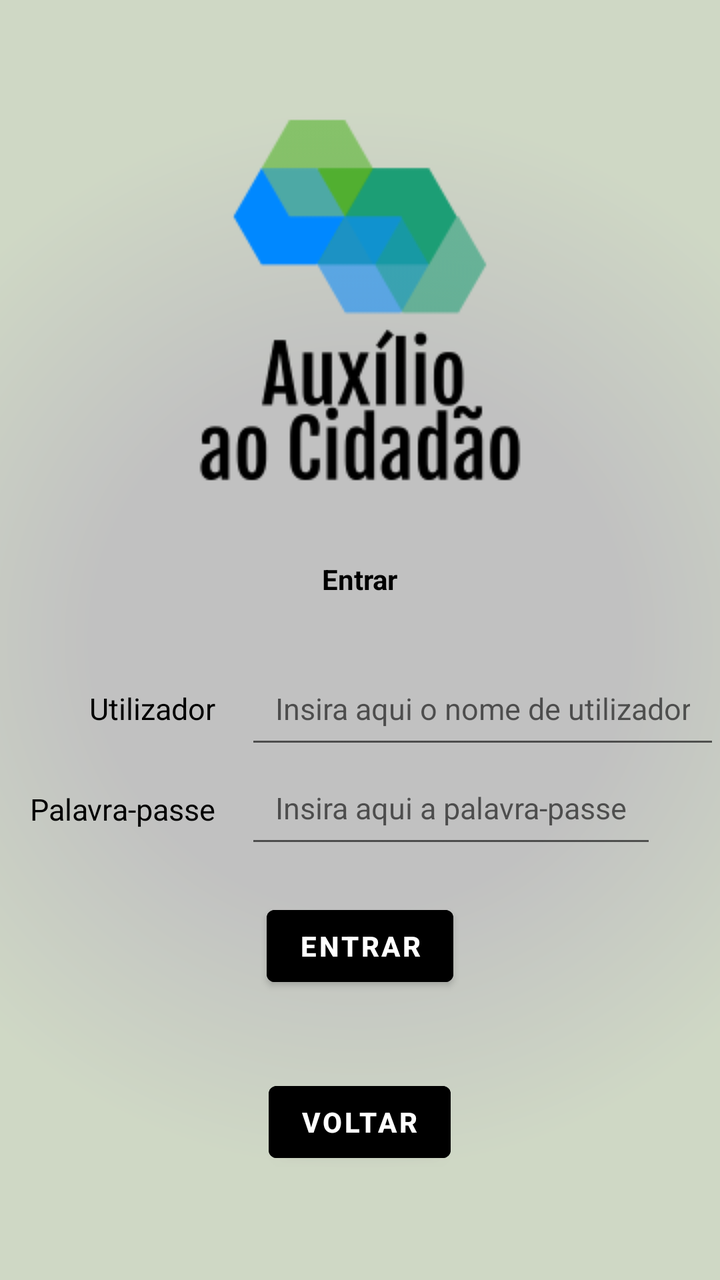
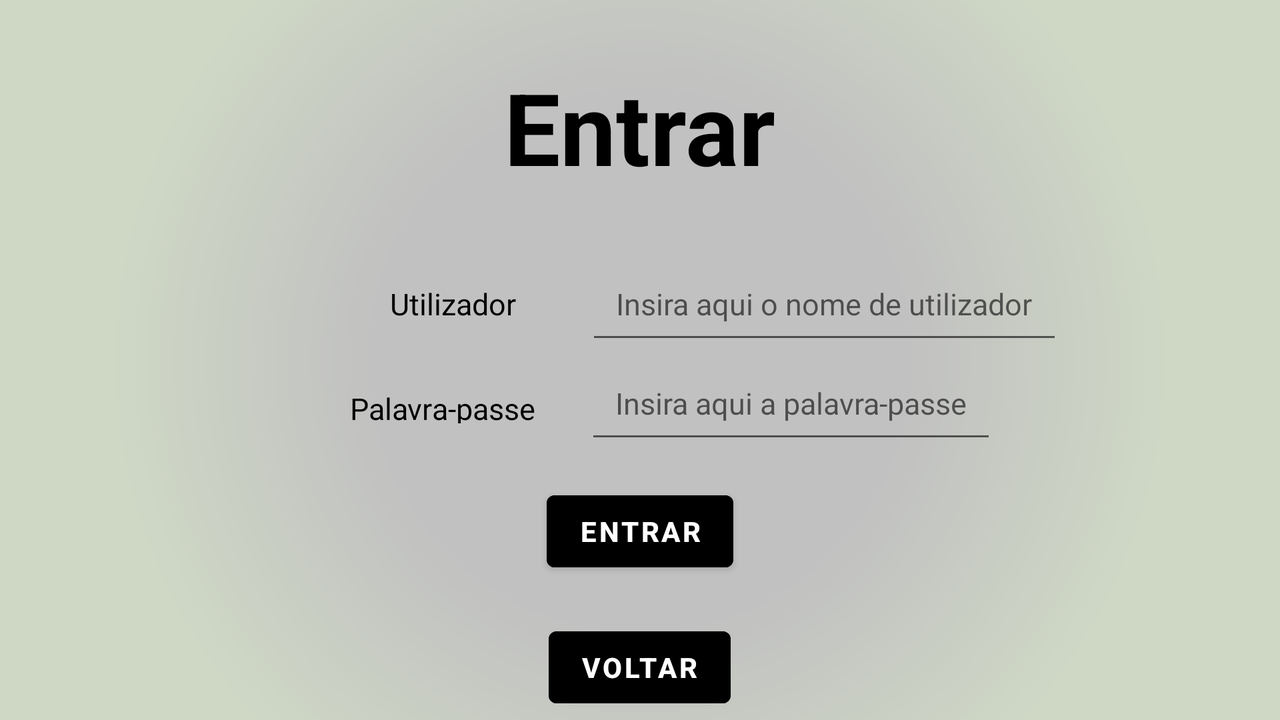

First picture: res/layout/ on a phone held upright. Second picture: the repository's own variant of that layout, on a device whose configuration matches the variant's folder. Source for both follows.
<!-- AndroidManifest.xml: application theme Theme.AuxilioCidadao -->
<!-- res/layout/activity_login.xml -->
<?xml version="1.0" encoding="utf-8"?>
<LinearLayout xmlns:android="http://schemas.android.com/apk/res/android"
    xmlns:app="http://schemas.android.com/apk/res-auto"
    xmlns:tools="http://schemas.android.com/tools"
    android:layout_width="match_parent"
    android:layout_height="match_parent"
    tools:context=".Login"
    android:orientation="vertical"
    android:background="@drawable/background_gradient">

    <ImageView
        android:id="@+id/imageViewLogin"
        android:contentDescription="@string/logo"
        android:layout_marginTop="50dp"
        android:layout_width="match_parent"
        android:layout_height="wrap_content"
        android:src="@drawable/logo_inicio" />

    <TextView
        android:id="@+id/textview_second"
        android:layout_width="wrap_content"
        android:layout_height="wrap_content"
        android:layout_gravity="center"
        android:layout_marginVertical="30dp"
        android:layout_marginTop="30dp"
        android:text="@string/msg_login_login"
        android:textColor="@color/black"
        android:textSize="@dimen/tam_titulos1"
        android:textStyle="bold" />

    <RelativeLayout
        android:layout_width="match_parent"
        android:layout_height="100dp">


        <TextView
            android:id="@+id/text_id"
            android:layout_width="wrap_content"
            android:layout_height="wrap_content"
            android:textColor="@color/black"
            android:textSize="15sp"
            android:padding="15dp"
            android:layout_alignRight="@id/text_pass"
            android:text="@string/texto_utilizador" />

        <TextView
            android:id="@+id/text_pass"
            android:layout_below="@id/text_id"
            android:layout_width="wrap_content"
            android:textColor="@color/black"
            android:textSize="15sp"
            android:padding="15dp"
            android:layout_height="wrap_content"
            android:text="@string/texto_pass" />

        <EditText
            android:id="@+id/editTextPassword"
            android:layout_width="wrap_content"
            android:layout_height="wrap_content"
            android:padding="15dp"
            android:hint="@string/hint_pass"
            android:layout_below="@id/editTextId"
            android:textSize="15sp"
            android:inputType="textPassword"
            android:layout_toRightOf="@id/text_pass"/>

        <EditText
            android:id="@+id/editTextId"
            android:padding="15dp"
            android:layout_width="wrap_content"
            android:layout_height="wrap_content"
            android:inputType="textPersonName"
            android:hint="@string/hint_id"
            android:textSize="15sp"
            android:layout_toRightOf="@id/text_id"/>
    </RelativeLayout>

    <Button
        android:id="@+id/buttonEntrar"
        android:layout_width="wrap_content"
        android:layout_height="wrap_content"
        android:text="@string/msg_login_login"
        android:backgroundTint="@color/buttons"
        android:layout_marginTop="20dp"
        android:textStyle="bold"
        android:layout_gravity="center"/>

    <Button
        android:id="@+id/buttonVoltar"
        android:layout_width="wrap_content"
        android:layout_marginTop="40dp"
        android:textStyle="bold"
        android:layout_height="wrap_content"
        android:text="@string/msg_voltar"
        android:backgroundTint="@color/buttons"
        android:layout_gravity="center"
        />


</LinearLayout>
<!-- resources referenced by this layout -->
<resources>
  <color name="black">#FF000000</color>
  <!-- drawable background_gradient (drawable) -->
  <?xml version="1.0" encoding="utf-8"?>
  <shape xmlns:android="http://schemas.android.com/apk/res/android"
      android:shape="rectangle" >
  
      <gradient
          android:centerColor="#c1c1c1"
          android:endColor="#cfd8c5"
          android:gradientRadius="800"
          android:startColor="#c1c1c1"
          android:type="radial" >
      </gradient>
  
  </shape>
  <!-- drawable logo_inicio: png bitmap (drawable-v24, 8670 bytes) -->
  <string name="hint_id">Insira aqui o nome de utilizador</string>
  <string name="hint_pass">Insira aqui a palavra-passe</string>
  <string name="logo">Logo</string>
  <string name="msg_login_login">Entrar</string>
  <string name="msg_voltar">Voltar</string>
  <string name="texto_pass">Palavra-passe</string>
  <string name="texto_utilizador">Utilizador</string>
  <style name="Theme.AuxilioCidadao" parent="Theme.MaterialComponents.DayNight.DarkActionBar">
          
          <item name="colorPrimary">@color/purple_500</item>
          <item name="colorPrimaryVariant">@color/purple_700</item>
          <item name="colorOnPrimary">@color/white</item>
          
          <item name="colorSecondary">@color/teal_200</item>
          <item name="colorSecondaryVariant">@color/teal_700</item>
          <item name="colorOnSecondary">@color/black</item>
          
          <item name="android:statusBarColor" tools:targetApi="l">?attr/colorPrimaryVariant</item>
          
      </style>
  <color name="purple_500">#FF6200EE</color>
  <color name="purple_700">#FF3700B3</color>
  <color name="white">#FFFFFFFF</color>
  <color name="teal_200">#FF03DAC5</color>
  <color name="teal_700">#FF018786</color>
</resources>
<!-- res/layout-land/activity_login.xml (the repository's variant of the layout above) -->
<!-- drawn on the phone turned sideways -->
<?xml version="1.0" encoding="utf-8"?>
<LinearLayout xmlns:android="http://schemas.android.com/apk/res/android"
    xmlns:app="http://schemas.android.com/apk/res-auto"
    xmlns:tools="http://schemas.android.com/tools"
    android:layout_width="match_parent"
    android:layout_height="match_parent"
    tools:context=".Login"
    android:orientation="vertical"
    android:background="@drawable/background_gradient">

    <TextView
        android:id="@+id/textview_second"
        android:layout_width="wrap_content"
        android:layout_height="wrap_content"
        android:text="@string/msg_login_login"
        android:textSize="50sp"
        android:layout_marginTop="30dp"
        android:layout_marginVertical="30dp"
        android:textColor="@color/black"
        android:textStyle="bold"
        android:layout_gravity="center" />

    <RelativeLayout
        android:layout_width="match_parent"
        android:layout_height="100dp">


        <TextView
            android:id="@+id/text_id"
            android:layout_width="wrap_content"
            android:layout_height="wrap_content"
            android:layout_marginLeft="180dp"
            android:padding="15dp"
            android:text="@string/texto_utilizador"
            android:textColor="@color/black"
            android:textSize="15sp" />

        <TextView
            android:id="@+id/text_pass"
            android:layout_width="wrap_content"
            android:layout_height="wrap_content"
            android:layout_below="@id/text_id"
            android:layout_marginTop="2dp"
            android:layout_marginLeft="160dp"
            android:padding="15dp"
            android:text="@string/texto_pass"
            android:textColor="@color/black"
            android:textSize="15sp" />

        <EditText
            android:id="@+id/editTextPassword"
            android:layout_width="wrap_content"
            android:layout_height="wrap_content"
            android:layout_below="@id/editTextId"
            android:layout_marginLeft="10dp"
            android:layout_toRightOf="@id/text_pass"
            android:hint="@string/hint_pass"
            android:inputType="textPassword"
            android:padding="15dp"
            android:textSize="15sp" />

        <EditText
            android:id="@+id/editTextId"
            android:layout_width="wrap_content"
            android:layout_height="wrap_content"
            android:layout_marginLeft="20dp"
            android:layout_toRightOf="@id/text_id"
            android:hint="@string/hint_id"
            android:inputType="textPersonName"
            android:padding="15dp"
            android:textSize="15sp" />
    </RelativeLayout>

    <Button
        android:id="@+id/buttonEntrar"
        android:layout_width="wrap_content"
        android:layout_height="wrap_content"
        android:text="@string/msg_login_login"
        android:backgroundTint="@color/buttons"
        android:layout_marginTop="15dp"
        android:textStyle="bold"
        android:layout_gravity="center"/>

    <Button
        android:id="@+id/buttonVoltar"
        android:layout_width="wrap_content"
        android:layout_marginTop="20dp"
        android:textStyle="bold"
        android:layout_height="wrap_content"
        android:text="@string/msg_voltar"
        android:backgroundTint="@color/buttons"
        android:layout_gravity="center"
        />

</LinearLayout>
<!-- resources referenced by the variant -->
<!-- as the phone turned sideways resolves them -->
<resources>
  <color name="black">#FF000000</color>
  <!-- drawable background_gradient (drawable) -->
  <?xml version="1.0" encoding="utf-8"?>
  <shape xmlns:android="http://schemas.android.com/apk/res/android"
      android:shape="rectangle" >
  
      <gradient
          android:centerColor="#c1c1c1"
          android:endColor="#cfd8c5"
          android:gradientRadius="800"
          android:startColor="#c1c1c1"
          android:type="radial" >
      </gradient>
  
  </shape>
  <string name="hint_id">Insira aqui o nome de utilizador</string>
  <string name="hint_pass">Insira aqui a palavra-passe</string>
  <string name="msg_login_login">Entrar</string>
  <string name="msg_voltar">Voltar</string>
  <string name="texto_pass">Palavra-passe</string>
  <string name="texto_utilizador">Utilizador</string>
  <style name="Theme.AuxilioCidadao" parent="Theme.MaterialComponents.DayNight.DarkActionBar">
          
          <item name="colorPrimary">@color/purple_500</item>
          <item name="colorPrimaryVariant">@color/purple_700</item>
          <item name="colorOnPrimary">@color/white</item>
          
          <item name="colorSecondary">@color/teal_200</item>
          <item name="colorSecondaryVariant">@color/teal_700</item>
          <item name="colorOnSecondary">@color/black</item>
          
          <item name="android:statusBarColor" tools:targetApi="l">?attr/colorPrimaryVariant</item>
          
      </style>
  <color name="purple_500">#FF6200EE</color>
  <color name="purple_700">#FF3700B3</color>
  <color name="white">#FFFFFFFF</color>
  <color name="teal_200">#FF03DAC5</color>
  <color name="teal_700">#FF018786</color>
</resources>
